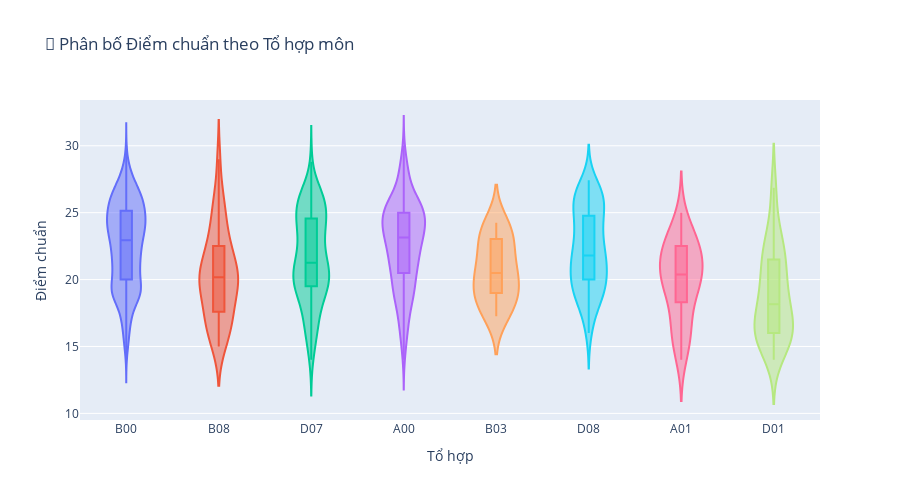

Here is the notebook cell this chart was saved with:
### Code cell
# 3.6 Violin Plot - Phân bố điểm theo tổ hợp
top_blocks = df_benchmark['to_hop_mon'].value_counts().head(8).index.tolist()
df_blocks = df_benchmark[df_benchmark['to_hop_mon'].isin(top_blocks)]

fig = px.violin(df_blocks, x='to_hop_mon', y='diem_chuan', color='to_hop_mon',
                title='🎻 Phân bố Điểm chuẩn theo Tổ hợp môn',
                labels={'to_hop_mon': 'Tổ hợp', 'diem_chuan': 'Điểm chuẩn'},
                box=True, points='outliers')

fig.update_layout(height=500, showlegend=False)
fig.show()

### Figure 1 — Plotly figure (JSON) as saved in the notebook; plotly's stock layout.template omitted (floating-point values rounded to 4 significant figures; data arrays with more than 128 entries replaced by an {"elided": "..."} marker saying what was removed)
{"data": [{"alignmentgroup": "True", "box": {"visible": true}, "hovertemplate": "Tổ hợp=%{x}<br>Điểm chuẩn=%{y}<extra></extra>", "legendgroup": "B00", "marker": {"color": "#636efa"}, "name": "B00", "offsetgroup": "B00", "orientation": "v", "points": "outliers", "scalegroup": "True", "showlegend": true, "type": "violin", "x": {"elided": "1020 str values"}, "x0": " ", "xaxis": "x", "y": {"elided": "1020 float values"}, "y0": " ", "yaxis": "y"}, {"alignmentgroup": "True", "box": {"visible": true}, "hovertemplate": "Tổ hợp=%{x}<br>Điểm chuẩn=%{y}<extra></extra>", "legendgroup": "B08", "marker": {"color": "#EF553B"}, "name": "B08", "offsetgroup": "B08", "orientation": "v", "points": "outliers", "scalegroup": "True", "showlegend": true, "type": "violin", "x": ["B08", "B08", "B08", "B08", "B08", "B08", "B08", "B08", "B08", "B08", "B08", "B08", "B08", "B08", "B08", "B08", "B08", "B08", "B08", "B08", "B08", "B08", "B08", "B08", "B08", "B08", "B08", "B08", "B08", "B08", "B08", "B08", "B08", "B08", "B08", "B08", "B08", "B08", "B08", "B08", "B08", "B08", "B08", "B08", "B08", "B08", "B08", "B08", "B08", "B08", "B08", "B08", "B08", "B08", "B08", "B08", "B08", "B08", "B08", "B08", "B08", "B08", "B08", "B08", "B08", "B08", "B08", "B08", "B08", "B08", "B08", "B08", "B08", "B08", "B08", "B08"], "x0": " ", "xaxis": "x", "y": [25.17, 19, 17, 19.6, 19.05, 19.9, 17, 29, 17, 15, 17, 24.4, 21.7, 17.25, 19, 16, 15, 17, 17.25, 19.6, 19.6, 18, 17.7, 26.55, 25.05, 25.55, 23, 20.65, 20.95, 22.65, 28.8, 26.55, 25.52, 25.57, 23.23, 19.05, 22.35, 19.85, 22.85, 19, 20.5, 20.5, 20.7, 20.85, 20.2, 21.2, 15, 20.6, 18, 23.8, 21, 19, 22.6, 22.5, 23, 15.5, 16, 16.5, 19.5, 20.4, 22.1, 19, 22.5, 20.5, 20, 20.15, 18.3, 20.25, 15, 16, 16.15, 17.5, 20.5, 24.3, 21.2, 17], "y0": " ", "yaxis": "y"}, {"alignmentgroup": "True", "box": {"visible": true}, "hovertemplate": "Tổ hợp=%{x}<br>Điểm chuẩn=%{y}<extra></extra>", "legendgroup": "D07", "marker": {"color": "#00cc96"}, "name": "D07", "offsetgroup": "D07", "orientation": "v", "points": "outliers", "scalegroup": "True", "showlegend": true, "type": "violin", "x": ["D07", "D07", "D07", "D07", "D07", "D07", "D07", "D07", "D07", "D07", "D07", "D07", "D07", "D07", "D07", "D07", "D07", "D07", "D07", "D07", "D07", "D07", "D07", "D07", "D07", "D07", "D07", "D07", "D07", "D07", "D07", "D07", "D07", "D07", "D07", "D07", "D07", "D07", "D07", "D07", "D07", "D07", "D07", "D07", "D07", "D07", "D07", "D07", "D07", "D07", "D07", "D07", "D07", "D07", "D07", "D07", "D07", "D07", "D07", "D07", "D07", "D07", "D07", "D07", "D07", "D07", "D07", "D07", "D07", "D07", "D07", "D07", "D07", "D07", "D07", "D07", "D07", "D07", "D07", "D07", "D07", "D07", "D07", "D07", "D07", "D07", "D07", "D07", "D07", "D07", "D07", "D07", "D07", "D07", "D07", "D07", "D07", "D07", "D07", "D07", "D07", "D07", "D07", "D07", "D07", "D07", "D07", "D07", "D07", "D07", "D07", "D07", "D07", "D07", "D07", "D07", "D07", "D07", "D07", "D07", "D07", "D07"], "x0": " ", "xaxis": "x", "y": [25.17, 17, 19.6, 21.25, 17, 17, 17, 24.4, 17.25, 19, 17, 26.4, 26.2, 25.75, 26, 26.25, 25.85, 20.9, 21.8, 21.8, 21.25, 21, 18.3, 24.85, 25.2, 24.8, 24.7, 24.75, 22.8, 21, 21.5, 19, 20, 21.8, 20, 19.15, 19, 19, 19.5, 18.75, 26.25, 26.25, 26.75, 26.25, 26.35, 26.15, 24.25, 24.85, 24.2, 24.25, 24, 22.5, 20, 21.25, 20, 20.5, 26.3, 25.8, 26.17, 24.6, 25, 23.14, 24, 19.5, 17.25, 19, 17.5, 20, 25.95, 24.56, 24.45, 19.5, 16.5, 28.8, 19.85, 26, 22.85, 21.25, 24.7, 19, 20, 20.5, 20.5, 20.7, 19, 26.25, 24.25, 20.85, 20.2, 21.2, 15, 20, 20.5, 23.85, 26.05, 24.3, 23.4, 23, 23.8, 21, 22.6, 22.5, 23, 21.35, 23.09, 19, 14, 15, 15, 16, 15.5, 16, 16.5, 19.5, 20.4, 22.1, 19, 22.5, 20.5, 20, 20.15, 18.3], "y0": " ", "yaxis": "y"}, {"alignmentgroup": "True", "box": {"visible": true}, "hovertemplate": "Tổ hợp=%{x}<br>Điểm chuẩn=%{y}<extra></extra>", "legendgroup": "A00", "marker": {"color": "#ab63fa"}, "name": "A00", "offsetgroup": "A00", "orientation": "v", "points": "outliers", "scalegroup": "True", "showlegend": true, "type": "violin", "x": {"elided": "254 str values"}, "x0": " ", "xaxis": "x", "y": {"elided": "254 float values"}, "y0": " ", "yaxis": "y"}, {"alignmentgroup": "True", "box": {"visible": true}, "hovertemplate": "Tổ hợp=%{x}<br>Điểm chuẩn=%{y}<extra></extra>", "legendgroup": "B03", "marker": {"color": "#FFA15A"}, "name": "B03", "offsetgroup": "B03", "orientation": "v", "points": "outliers", "scalegroup": "True", "showlegend": true, "type": "violin", "x": ["B03", "B03", "B03", "B03", "B03", "B03", "B03", "B03", "B03", "B03", "B03", "B03", "B03", "B03", "B03"], "x0": " ", "xaxis": "x", "y": [19, 23.35, 23.35, 17.25, 23.57, 19.6, 19.6, 21.35, 18, 17.7, 19, 24.25, 21, 22.1, 20.5], "y0": " ", "yaxis": "y"}, {"alignmentgroup": "True", "box": {"visible": true}, "hovertemplate": "Tổ hợp=%{x}<br>Điểm chuẩn=%{y}<extra></extra>", "legendgroup": "D08", "marker": {"color": "#19d3f3"}, "name": "D08", "offsetgroup": "D08", "orientation": "v", "points": "outliers", "scalegroup": "True", "showlegend": true, "type": "violin", "x": ["D08", "D08", "D08", "D08", "D08", "D08", "D08", "D08", "D08", "D08", "D08", "D08", "D08", "D08", "D08", "D08", "D08", "D08", "D08", "D08", "D08", "D08", "D08", "D08", "D08", "D08", "D08", "D08", "D08", "D08", "D08", "D08", "D08", "D08", "D08", "D08", "D08", "D08", "D08", "D08", "D08", "D08", "D08", "D08", "D08", "D08", "D08", "D08", "D08", "D08", "D08", "D08", "D08", "D08", "D08", "D08", "D08", "D08", "D08", "D08", "D08", "D08", "D08", "D08", "D08", "D08", "D08", "D08", "D08", "D08", "D08", "D08", "D08", "D08", "D08", "D08", "D08", "D08", "D08", "D08", "D08"], "x0": " ", "xaxis": "x", "y": [26.4, 26.2, 25.75, 26, 26.25, 25.85, 18, 20.9, 21.8, 21.8, 21.25, 21, 18.3, 24.7, 24.75, 22.8, 21, 21.5, 19, 20, 21.8, 20, 19.15, 19, 19, 19.5, 18.75, 26.25, 26.25, 26.75, 26.25, 26.35, 26.15, 24.25, 24.85, 24.2, 24.25, 24, 22.5, 20, 21.25, 20, 20.5, 26.3, 25.8, 26.17, 24.6, 19, 19, 19.15, 17, 23.55, 23.25, 23, 19, 21.3, 22.1, 20, 17, 26, 21.25, 20, 19, 26.25, 24.25, 23.8, 21, 22.6, 22.5, 23, 24.25, 21, 27.43, 19, 26.99, 21.75, 20.35, 22, 18, 16, 16.5], "y0": " ", "yaxis": "y"}, {"alignmentgroup": "True", "box": {"visible": true}, "hovertemplate": "Tổ hợp=%{x}<br>Điểm chuẩn=%{y}<extra></extra>", "legendgroup": "A01", "marker": {"color": "#FF6692"}, "name": "A01", "offsetgroup": "A01", "orientation": "v", "points": "outliers", "scalegroup": "True", "showlegend": true, "type": "violin", "x": ["A01", "A01", "A01", "A01", "A01", "A01", "A01", "A01", "A01", "A01", "A01", "A01", "A01", "A01", "A01", "A01", "A01", "A01", "A01", "A01", "A01", "A01", "A01", "A01", "A01", "A01", "A01", "A01", "A01", "A01"], "x0": " ", "xaxis": "x", "y": [22.8, 22.5, 21.25, 20.5, 25, 23.14, 24, 19.5, 21.25, 21, 16.5, 19, 17, 16.45, 16.1, 14, 15, 15, 19, 22.5, 20.5, 20, 20.15, 18.3, 19, 22.75, 21.5, 21.8, 22.95, 20.25], "y0": " ", "yaxis": "y"}, {"alignmentgroup": "True", "box": {"visible": true}, "hovertemplate": "Tổ hợp=%{x}<br>Điểm chuẩn=%{y}<extra></extra>", "legendgroup": "D01", "marker": {"color": "#B6E880"}, "name": "D01", "offsetgroup": "D01", "orientation": "v", "points": "outliers", "scalegroup": "True", "showlegend": true, "type": "violin", "x": ["D01", "D01", "D01", "D01", "D01", "D01", "D01", "D01", "D01", "D01", "D01", "D01", "D01", "D01", "D01", "D01", "D01", "D01", "D01", "D01", "D01", "D01", "D01", "D01", "D01", "D01", "D01", "D01", "D01", "D01", "D01", "D01", "D01", "D01", "D01", "D01", "D01", "D01", "D01", "D01", "D01", "D01"], "x0": " ", "xaxis": "x", "y": [20, 18.75, 17.7, 19, 17, 16.45, 16.1, 16, 22, 18, 15.5, 16, 16.5, 19.5, 22.1, 18.3, 19, 22.75, 21.5, 21.8, 22.95, 20.25, 16, 16.5, 15.5, 15, 16, 16.15, 17.5, 20.5, 17, 15, 14, 15, 15.15, 19, 21.5, 23.5, 26.86, 26.7, 24.3, 21.2], "y0": " ", "yaxis": "y"}], "layout": {"height": 500, "legend": {"title": {"text": "Tổ hợp"}, "tracegroupgap": 0}, "showlegend": false, "title": {"text": "🎻 Phân bố Điểm chuẩn theo Tổ hợp môn"}, "violinmode": "overlay", "xaxis": {"anchor": "y", "categoryarray": ["B00", "B08", "D07", "A00", "B03", "D08", "A01", "D01"], "categoryorder": "array", "domain": [0, 1], "title": {"text": "Tổ hợp"}}, "yaxis": {"anchor": "x", "domain": [0, 1], "title": {"text": "Điểm chuẩn"}}}}
